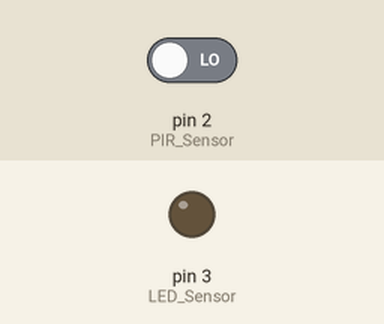
This sketch was run on a simulated Arduino Uno, built with avr-gcc and run on an emulated ATmega328P. On the bench: output pins drawn as LEDs (lit = HIGH). The test bench sets the inputs (shaded band); at power-on: pin 2 (PIR_Sensor) LOW.

Above: at 1.2 s.
1.3 s: pin 2 (PIR_Sensor) driven HIGH
At 2.1 s:
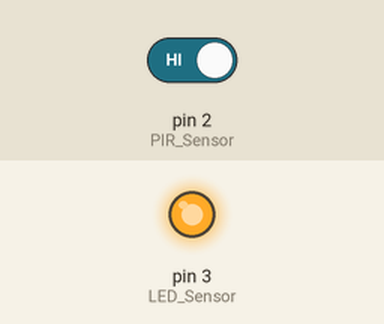
2.8 s: pin 2 (PIR_Sensor) driven LOW
At 3.3 s:
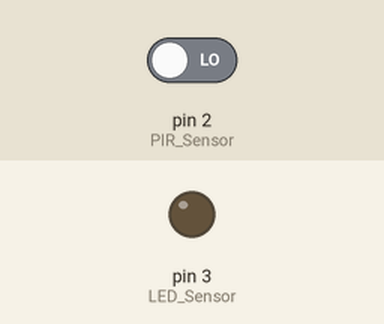
Timing chart, 0 to 5.8 s (numbered marks = the images above; inputs shaded):
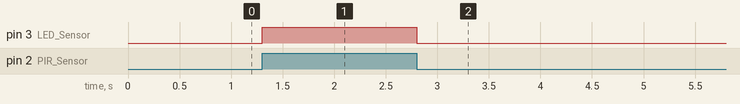

Measured:
- after the input at 1.3 s, pin 3 (LED_Sensor): LOW → HIGH at once
- after the input at 2.8 s, pin 3 (LED_Sensor): HIGH → LOW at once

The sketch:

Intel_PIR_test.ino
```cpp
int PIR_Sensor = 2;
int LED_Sensor = 3;
int PIR_Data = LOW;
void setup() {
pinMode(PIR_Sensor,INPUT); //PIR센서를 INPUT으로 설정
pinMode(LED_Sensor,OUTPUT); //LED센서를 OUTPUT으로 설정
}

void loop() {
  PIR_Data = digitalRead(PIR_Sensor); //PIR_Data에 PIR센서값 읽어들여 저장
  if(PIR_Data==HIGH) //
  {
    digitalWrite(LED_Sensor,HIGH); //사람이 감지되면
  }
  if(PIR_Data==LOW)
  {
    digitalWrite(LED_Sensor,LOW); //사람이 감지되지 않으면
  }
}
```
